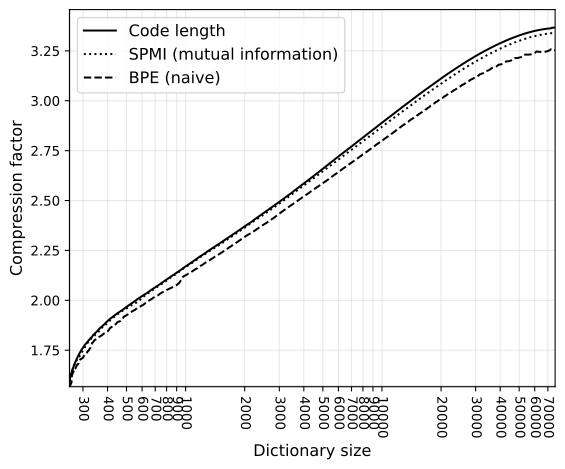

Source code (Python):
import csv
import matplotlib.pyplot as plt
import numpy as np
from matplotlib.ticker import LogLocator, FuncFormatter

def read_columns(csv_path, x_col=0, y_col=1):
    xs, ys = [], []
    with open(csv_path, "r", newline="", errors="ignore") as f:
        reader = csv.reader(f)
        for row in reader:
            if len(row) <= max(x_col, y_col):
                continue
            try:
                x = float(row[x_col])
                y = float(row[y_col])
                xs.append(x)
                ys.append(y)
            except ValueError:
                continue
    return xs, ys

def decimal_notation_formatter(x, pos):
    """Format log ticks using plain decimal notation (e.g. 9e3 -> 9000)."""
    if x == 0:
        return "0"
    if abs(x - int(x)) < 1e-8:
        return str(int(x))
    else:
        return f"{x:.4g}"

def main():
    csv_files = ["../out/enwik7.csv", "../out/enwik7-spmi-loss.csv", "../out/enwik7-naive-loss.csv"]
    labels = ["Code length", "SPMI (mutual information)", "BPE (naive)"]
    
    plt.figure(figsize=(6, 5))

    line_styles = [
        ('k', '-'),
        ('k', ':'),
        ('k', '--'),
    ]

    all_x, all_y = [], []

    for idx, csv_path in enumerate(csv_files):
        x, y = read_columns(csv_path, x_col=0, y_col=1)
        if not x:
            print(f"Warning: no usable data in {csv_path}")
            continue
        all_x.extend(x)
        all_y.extend(y)

        color, linestyle = line_styles[idx % len(line_styles)]
        plt.plot(x, y, color=color, linestyle=linestyle, linewidth=1.5, label=labels[idx])

    if not all_x or not all_y:
        print("No valid data found in provided CSV files.")
        return

    xmin = min(v for v in all_x if v > 0)
    xmax = max(all_x)
    ymin = min(all_y)

    plt.xlabel('Dictionary size', fontsize=12)
    plt.ylabel('Compression factor', fontsize=12)
    plt.grid(True, which='both', alpha=0.3)

    plt.axhline(y=ymin, color='k', linestyle='-', alpha=0.3)
    plt.axvline(x=xmin, color='k', linestyle='-', alpha=0.3)

    plt.xscale('log')
    plt.xlim(xmin,xmax)
    plt.ylim(bottom=ymin)

    ax = plt.gca()
    ax.xaxis.set_major_locator(LogLocator(base=10.0, subs=np.arange(1, 10)*0.1/0.1, numticks=100))
    ax.xaxis.set_major_formatter(FuncFormatter(decimal_notation_formatter))

    plt.setp(ax.get_xticklabels(), rotation=270, ha="center")

    plt.legend(fontsize=12)
    plt.tick_params(axis='both', which='major', labelsize=10)

    plt.tight_layout()
    plt.savefig("factors-functions.svg", dpi=300, bbox_inches='tight')
    plt.show()
    print("Saved plot as spmi.svg")

if __name__ == "__main__":
    main()
